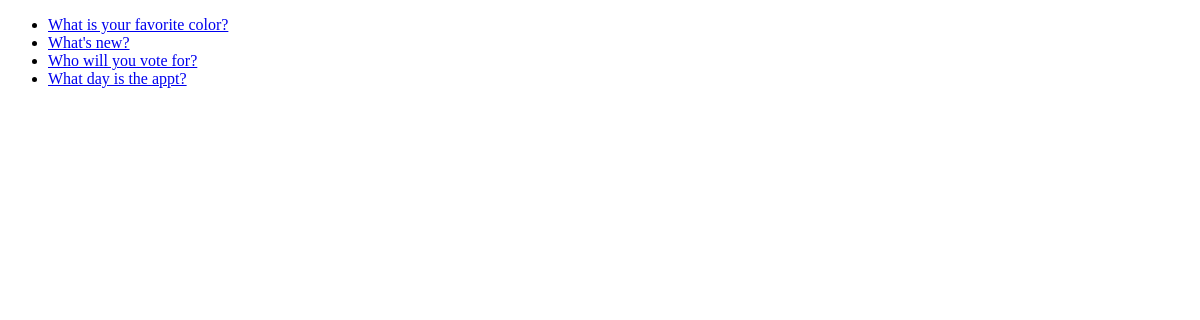
/polls/, run on an earlier commit of the app's database.
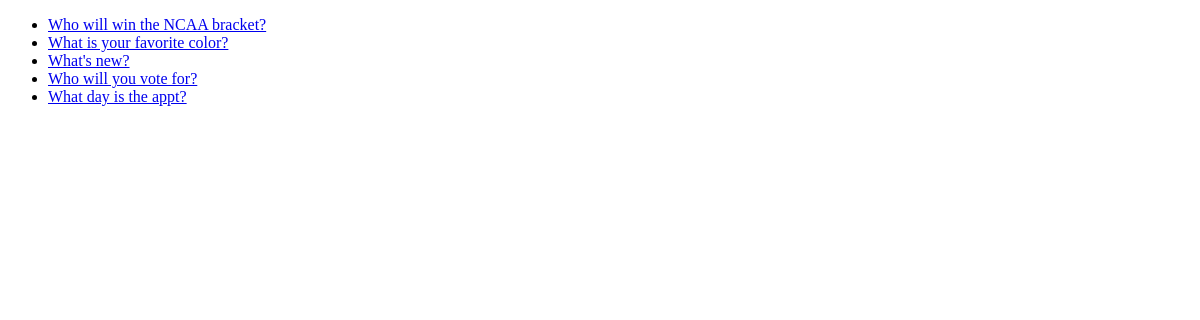
And on a later commit of the database.
### polls/models.py (models this page shows, shortened)
class Question(models.Model):
    question_text = models.CharField(max_length=200)
    pu_date = models.DateTimeField('date published')
    def was_published_recently(self):
        return self.pu_date >= timezone.now() - datetime.timedelta(days=1)
    was_published_recently.admin_order_field = 'pu_date'
    was_published_recently.boolean = True
    was_published_recently.short_description = 'Published recently?'

### polls/views.py (the view)
class IndexView(generic.ListView):
    template_name = 'polls/index.html'
    context_object_name = 'latest_question_list'
    def get_queryset(self):
        return Question.objects.order_by('-pu_date')[:5]

### polls/templates/polls/index.html (shortened to what this page needs)
<!DOCTYPE html>
<html>
<head lang="en">
</head>
<body>
{% if latest_question_list %}
    <ul>
    {%  for question in latest_question_list %}
        <li><a href="{% url 'polls:detail' question.id %}">{{ question.question_text}}</a></li>
    {%  endfor %}
    </ul>
{% else %}
    <p>No polls are available.</p>
{% endif %}
</body>
</html>

What changed in the data, as far as the page shows it:
added Question: question_text "Who will win the NCAA bracket?"
